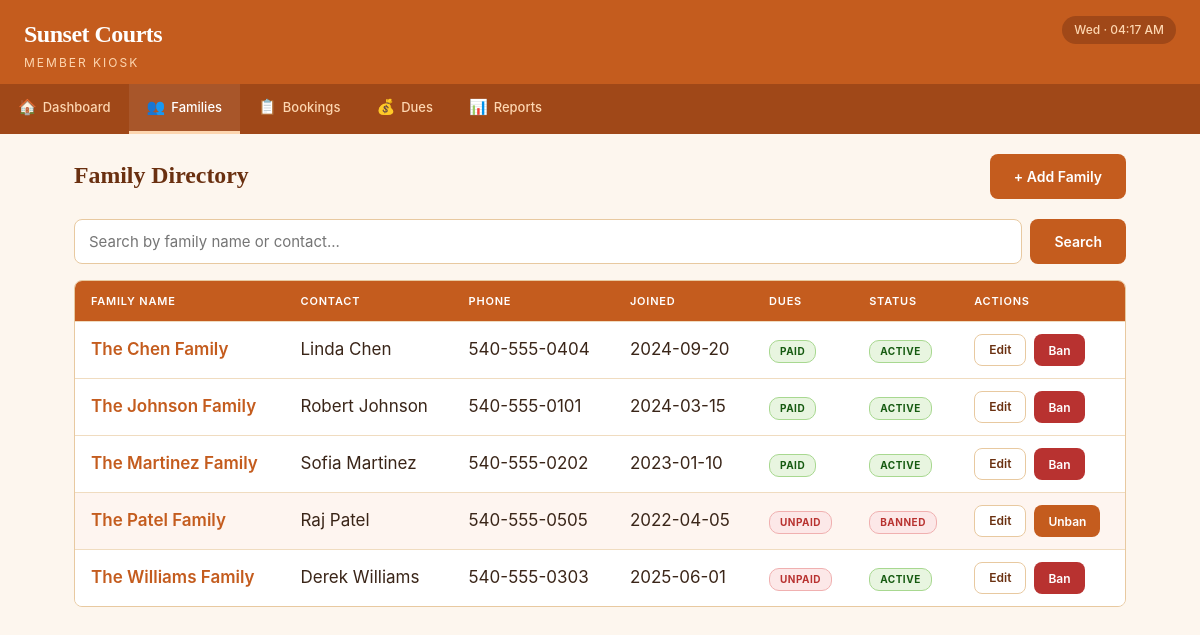
/members, run on the app's committed database.
### tables this page shows
CREATE TABLE dues (
            due_id      INTEGER PRIMARY KEY AUTOINCREMENT,
            family_id   INTEGER NOT NULL,
            year        INTEGER NOT NULL,
            is_paid     INTEGER NOT NULL DEFAULT 0,
            amount_paid REAL    DEFAULT 0.0,
            date_paid   DATE,
            notes       TEXT,
            FOREIGN KEY (family_id) REFERENCES families(family_id) ON DELETE CASCADE,
            UNIQUE(family_id, year)
        );

CREATE TABLE families (
            family_id       INTEGER PRIMARY KEY AUTOINCREMENT,
            family_name     TEXT    NOT NULL,
            primary_contact TEXT,
            phone           TEXT,
            email           TEXT,
            join_date       DATE    NOT NULL DEFAULT (date('now')),
            is_banned       INTEGER NOT NULL DEFAULT 0,
            notes           TEXT,
            created_at      DATETIME NOT NULL DEFAULT (datetime('now'))
        );

### app.py (the view)
@app.route('/members')
def member_list():
    search = request.args.get('search', '').strip()
    if search:
        families = query_db('''
            SELECT f.*, d.is_paid as dues_paid
            FROM families f
            LEFT JOIN dues d ON f.family_id = d.family_id AND d.year = ?
            WHERE f.family_name LIKE ? OR f.primary_contact LIKE ?
            ORDER BY f.family_name
        ''', (date.today().year, f'%{search}%', f'%{search}%'))
    else:
        families = query_db('''
            SELECT f.*, d.is_paid as dues_paid
            FROM families f
            LEFT JOIN dues d ON f.family_id = d.family_id AND d.year = ?
            ORDER BY f.family_name
        ''', (date.today().year,))
    return render_template('members/list.html', families=families, search=search)

### app.py (called while the page is built)
@app.context_processor
def inject_globals():
    now = datetime.now()
    return {
        'today_display': now.strftime('%a · %I:%M %p')
    }

### db.py (called while the page is built)
def get_db():
    conn = sqlite3.connect(DB_PATH)
    conn.execute("PRAGMA foreign_keys = ON")
    conn.row_factory = sqlite3.Row
    return conn

def query_db(query, args=(), one=False):
    conn = get_db()
    try:
        cursor = conn.execute(query, args)
        results = cursor.fetchall()
        return results[0] if one and results else (None if one else results)
    finally:
        conn.close()

### templates/members/list.html (shortened to what this page needs)
{% extends "base.html" %}
{% block content %}
<div class="page-header">
    <h2>Family Directory</h2>
    <a href="{{ url_for('member_add') }}" class="btn btn-primary">+ Add Family</a>
</div>
<form class="search-bar" method="GET" action="{{ url_for('member_list') }}">
    <input type="text" name="search" placeholder="Search by family name or contact..." value="{{ search }}">
    <button type="submit" class="btn btn-primary">Search</button>
</form>
{% if families %}
<div class="table-wrap">
    <table>
        <thead>
            <tr><th>Family Name</th><th>Contact</th><th>Phone</th><th>Joined</th><th>Dues</th><th>Status</th><th>Actions</th></tr>
        </thead>
        <tbody>
            {% for f in families %}
            <tr {% if f.is_banned %}style="background:#fef5f0;"{% endif %}>
                <td><a href="{{ url_for('member_view', family_id=f.family_id) }}" style="font-weight:600;">{{ f.family_name }}</a></td>
                <td>{{ f.primary_contact or '—' }}</td>
                <td>{{ f.phone or '—' }}</td>
                <td>{{ f.join_date }}</td>
                <td>
                    {% if f.dues_paid %}<span class="badge badge-paid">Paid</span>
                    {% else %}<span class="badge badge-unpaid">Unpaid</span>{% endif %}
                </td>
                <td>
                    {% if f.is_banned %}<span class="badge badge-banned">Banned</span>
                    {% else %}<span class="badge badge-active">Active</span>{% endif %}
                </td>
                <td>
                    <div class="btn-group">
                        <a href="{{ url_for('member_edit', family_id=f.family_id) }}" class="btn btn-outline btn-sm">Edit</a>
                        {% if f.is_banned %}
                        <form method="POST" action="{{ url_for('member_unban', family_id=f.family_id) }}" style="display:inline;">
                            <button type="submit" class="btn btn-primary btn-sm">Unban</button>
                        </form>
                        {% else %}
                        <form method="POST" action="{{ url_for('member_ban', family_id=f.family_id) }}" style="display:inline;"
                              onsubmit="return confirm('Ban {{ f.family_name }}?');">
                            <button type="submit" class="btn btn-danger btn-sm">Ban</button>
                        </form>
                        {% endif %}
                    </div>
                </td>
            </tr>
            {% endfor %}
        </tbody>
    </table>
</div>
{% else %}
<div class="empty-state">
    <div class="empty-icon">👥</div>
    <p>{% if search %}No families match "{{ search }}".{% else %}No family accounts yet.{% endif %}</p>
    <a href="{{ url_for('member_add') }}" class="btn btn-primary mt-16">+ Add First Family</a>
</div>
{% endif %}
{% endblock %}

### static/css/style.css (style rules this page uses)
:root { --terra: #c45c1e; --terra-dark: #a04818; --terra-darker: #6a3010; --terra-light: #fdd6b0; --terra-lighter: #fde8d0; --terra-bg: #fdf6ee; --white: #ffffff; --card: #fffaf5; --border: #e8c9a0; --border-light: #f0dcc0; --text: #3a2518; --text-muted: #9a7050; --text-section: #9a6a3a; --open-bg: #e8f5e0; --open-text: #155a10; --open-border: #a8d890; --busy-bg: #fef3e0; --busy-text: #6a4008; --busy-border: #e8c870; --maint-bg: #eef1f4; --maint-text: #3a4a5a; --maint-border: #c0cad4; --danger: #b83230; --danger-hover: #962826; --danger-bg: #fce8e8; --success-bg: #d1e7dd; --success-text: #0a5132; --warning-bg: #fff3cd; --warning-text: #856404; --error-bg: #f8d7da; --error-text: #842029; --radius: 12px; --radius-sm: 8px; --radius-pill: 10px; --shadow: 0 1px 4px rgba(106, 48, 16, 0.06); --shadow-lg: 0 4px 16px rgba(106, 48, 16, 0.10); --font-display: Georgia, 'Times New Roman', serif; --font-body: -apple-system, BlinkMacSystemFont, 'Segoe UI', sans-serif; --transition: all 0.15s ease; }
*, *::before, *::after { box-sizing: border-box; margin: 0; padding: 0; }
html { font-size: 17px; -webkit-tap-highlight-color: transparent; }
body { font-family: var(--font-body); background: var(--terra-bg); color: var(--text); line-height: 1.5; min-height: 100vh; }
a { color: var(--terra); text-decoration: none; }
.page-header { display: flex; align-items: center; justify-content: space-between; flex-wrap: wrap; gap: 12px; margin-bottom: 20px; }
.page-header h2 { font-size: 1.4rem; font-weight: 700; color: var(--terra-darker); font-family: var(--font-display); }
.btn { display: inline-flex; align-items: center; justify-content: center; gap: 8px; padding: 12px 24px; font-size: 14px; font-weight: 600; font-family: var(--font-body); border: none; border-radius: var(--radius-sm); cursor: pointer; transition: var(--transition); text-decoration: none; white-space: nowrap; min-height: 44px; min-width: 44px; }
.btn-primary { background: var(--terra); color: var(--white); }
.btn-danger { background: var(--danger); color: var(--white); }
.btn-outline { background: var(--white); color: var(--terra-darker); border: 1.5px solid var(--border); }
.btn-sm { padding: 6px 14px; font-size: 12px; min-height: 32px; }
.btn-group { display: flex; gap: 8px; flex-wrap: wrap; }
.table-wrap { overflow-x: auto; border-radius: var(--radius-sm); border: 1px solid var(--border); }
table { width: 100%; border-collapse: collapse; background: var(--white); }
th, td { padding: 12px 16px; text-align: left; border-bottom: 1px solid var(--border-light); vertical-align: middle; }
th { background: var(--terra); color: var(--white); font-weight: 600; font-size: 11px; text-transform: uppercase; letter-spacing: 0.8px; }
tr:last-child td { border-bottom: none; }
input[type="text"], input[type="email"], input[type="tel"], input[type="number"], input[type="date"], input[type="time"], select, textarea { width: 100%; padding: 12px 14px; font-size: 15px; font-family: var(--font-body); border: 1.5px solid var(--border); border-radius: var(--radius-sm); background: var(--white); color: var(--text); transition: var(--transition); min-height: 44px; }
.badge { display: inline-flex; align-items: center; padding: 3px 10px; border-radius: var(--radius-pill); font-size: 10px; font-weight: 700; text-transform: uppercase; letter-spacing: 0.5px; }
.badge-paid { background: var(--open-bg); color: var(--open-text); border: 1px solid var(--open-border); }
.badge-unpaid { background: var(--danger-bg); color: var(--danger); border: 1px solid #f0b0b0; }
.badge-banned { background: var(--danger-bg); color: var(--danger); border: 1px solid #f0b0b0; }
.badge-active { background: var(--open-bg); color: var(--open-text); border: 1px solid var(--open-border); }
.search-bar { display: flex; gap: 8px; margin-bottom: 16px; }
.search-bar input { flex: 1; }

### data on the page
dues: family_name "The Chen Family", primary_contact "Linda Chen", phone "540-555-0404", join_date "2024-09-20", is_paid "PAID", shows "ACTIVE"
dues: family_name "The Johnson Family", primary_contact "Robert Johnson", phone "540-555-0101", join_date "2024-03-15", is_paid "PAID", shows "ACTIVE"
dues: family_name "The Martinez Family", primary_contact "Sofia Martinez", phone "540-555-0202", join_date "2023-01-10", is_paid "PAID", shows "ACTIVE"
dues: family_name "The Patel Family", primary_contact "Raj Patel", phone "540-555-0505", join_date "2022-04-05", is_paid "UNPAID", shows "BANNED"
dues: family_name "The Williams Family", primary_contact "Derek Williams", phone "540-555-0303", join_date "2025-06-01", is_paid "UNPAID", shows "ACTIVE"
